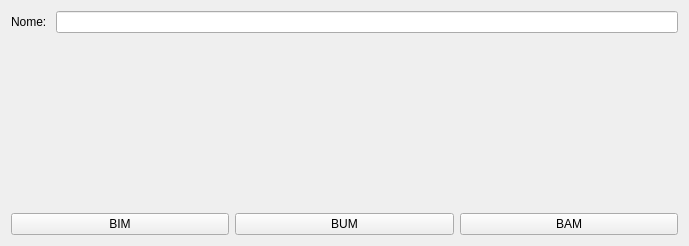
<?xml version="1.0" encoding="UTF-8"?>
<ui version="4.0">
 <class>Form</class>
 <widget class="QWidget" name="Form">
  <property name="geometry">
   <rect>
    <x>0</x>
    <y>0</y>
    <width>689</width>
    <height>246</height>
   </rect>
  </property>
  <property name="windowTitle">
   <string>Form</string>
  </property>
  <layout class="QVBoxLayout" name="verticalLayout">
   <item>
    <layout class="QHBoxLayout" name="horizontalLayout">
     <item>
      <widget class="QLabel" name="label">
       <property name="text">
        <string>Nome: </string>
       </property>
      </widget>
     </item>
     <item>
      <widget class="QLineEdit" name="lineEdit"/>
     </item>
    </layout>
   </item>
   <item>
    <spacer name="verticalSpacer">
     <property name="orientation">
      <enum>Qt::Vertical</enum>
     </property>
     <property name="sizeHint" stdset="0">
      <size>
       <width>20</width>
       <height>40</height>
      </size>
     </property>
    </spacer>
   </item>
   <item>
    <layout class="QHBoxLayout" name="horizontalLayout_2">
     <item>
      <widget class="QPushButton" name="pushButton">
       <property name="text">
        <string>BIM</string>
       </property>
      </widget>
     </item>
     <item>
      <widget class="QPushButton" name="pushButton_2">
       <property name="text">
        <string>BUM</string>
       </property>
      </widget>
     </item>
     <item>
      <widget class="QPushButton" name="pushButton_3">
       <property name="text">
        <string>BAM</string>
       </property>
      </widget>
     </item>
    </layout>
   </item>
  </layout>
 </widget>
 <resources/>
 <connections/>
</ui>
